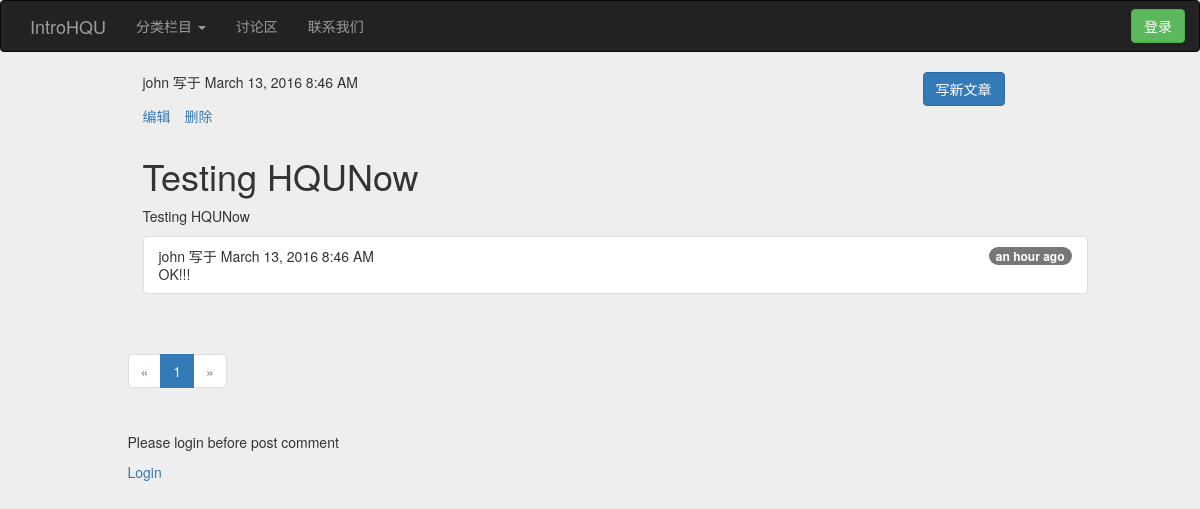
Page /show_passage?id=5 on the committed database.
### app/models.py (models this page shows, shortened)
class User(UserMixin, db.Model):
    __tablename__ = "users"
    id = db.Column(db.Integer, primary_key=True)
    email = db.Column(db.String(64), unique=True, index=True)
    username = db.Column(db.Unicode(64), unique=True, index=True)
    password_hash = db.Column(db.String(128))
    admin_permission = db.Column(db.Boolean, default=False)
    confirmed = db.Column(db.Boolean, default=False)
    passages = db.relationship("Passage", backref="author", lazy="dynamic")
    comments = db.relationship("Comment", backref="author", lazy="dynamic")
    @property
    def password(self, password):
        raise AttributeError("password is not a readable attribute")

class Passage(db.Model):
    __tablename__ = "passages"
    id = db.Column(db.Integer, primary_key=True)
    title = db.Column(db.UnicodeText)
    body = db.Column(db.UnicodeText)
    body_html = db.Column(db.UnicodeText)
    timestamp = db.Column(db.DateTime, index=True, default=datetime.utcnow)
    author_id = db.Column(db.Integer, db.ForeignKey("users.id"))
    passage_type = db.Column(db.Integer, db.ForeignKey("passagetypes.id"))
    comments = db.relationship("Comment", backref="passage", lazy="dynamic")

class Comment(db.Model):
    __tablename__ = "comments"
    id = db.Column(db.Integer, primary_key=True)
    body = db.Column(db.UnicodeText)
    body_html = db.Column(db.UnicodeText)
    timestamp = db.Column(db.DateTime, index=True, default=datetime.utcnow)
    author_id = db.Column(db.Integer, db.ForeignKey("users.id"))
    passage_id = db.Column(db.Integer, db.ForeignKey("passages.id"))

### app/main/views.py (the view, shortened to what this page needs)
@main.route("/show_passage", methods=["GET", "POST"])
def show_passage():
    passage_id = request.args.get("id")
    passage = Passage.query.get_or_404(int(passage_id))
    form = CommentForm()
    page = request.args.get("page", 1, type=int)
    pagination = passage.comments.order_by(Comment.timestamp.desc()).paginate(
                     page,
                     per_page=current_app.config["INTROHQU_COMMENTS_PER_PAGE"],
                     error_out=False
                 )
    comments = pagination.items
    return render_template(
               "main/show_passage.html",
                passage=passage,
                form=form,
                comments=comments,
                pagination=pagination
           )

### app/auth/views.py (called while the page is built)
@auth.before_app_request
def before_request():
    if current_user.is_authenticated \
            and not current_user.confirmed \
            and request.endpoint[:5] != "auth." \
            and request.endpoint != "static":
        return redirect(url_for("auth.unconfirmed"))

### app/templates/main/show_passage.html (shortened to what this page needs)
{% extends "base.html" %}
{% import "_macros.html" as macros %}
{% block content %}
<div class="container">
    <div class="row">
        <div class="col-md-offset-1 col-md-6">
            <p>{{ passage.author.username }} 写于 {{ moment(passage.timestamp).format("LLL") }}</p>
        </div>
        <div class="col-md-offset-2 col-md-2">
            <a class="btn btn-primary" href="{{ url_for("editor.edit_passage") }}">写新文章</a>
        </div>
    </div>
    <div class="row">
        <div class="col-md-offset-1 col-md-10">
            <ul class="list-inline">
                <li><a href="{{ url_for("editor.review_passage", id=passage.id) }}">编辑</a></li>
                <li><a href="{{ url_for("editor.delete_passage", id=passage.id) }}">删除</a></li>
            </ul>
        </div>
    </div>
    <div class="row">
        <div class="col-md-offset-1 col-md-10">
            <h1>{{ passage.title }}</h1>
        </div>
    </div>
    <div class="row">
        <div class="col-md-offset-1 col-md-10">
            {{ passage.body_html | safe }}
        </div>
    </div>
    {% if comments %}
    <div class="row">
        <div class="col-md-offset-1 col-md-10">
            <ul class="list-group">
                {% for comment in comments %}
                <li class="list-group-item">
                    <span class="badge">{{ moment(comment.timestamp).fromNow() }}</span>
                    <p class="list-group-item-text">{{ comment.author.username }} 写于 {{ moment(comment.timestamp).format("LLL") }}</p>
                    <p class="list-group-item-text">{{ comment.body }}
                </li>
                {% endfor %}
            </div>
        </div>
    </div>
    <div class="row">
        <div class="col-md-offset-1 col-md-10">
            <div class="pagination">
                {{ macros.pagination_widget(pagination, "main.show_passage") }}
            </div>
        </div>
    </div>
    {% endif %}
    <div class="row">
        <div class="col-md-offset-1 col-md-10">
            {% if current_user.is_authenticated %}
            <form action="" method="post" name="comment">
                {{ form.hidden_tag() }}
                <label for="input_comment">Posted Comment</label>
                {{ form.body(class_="form-control", type="text") }}
                <div class="form-group">
                    <button type="submit" class="btn btn-default">Post</button>
                </div>
            </form>
            {% else %}
            <p>Please login before post comment</p>
            <a href="{{ url_for("auth.login") }}">Login</a>
            {% endif %}
        </div>
    </div>
</div>
{% endblock %}

### app/static/custom/main.css (style rules this page uses)
body { background-color: #eee; }

### rows in the picture
User: author.username "john"
Passage: timestamp "March 13, 2016 8:46 AM", title "Testing HQUNow", body_html "Testing HQUNow"
Comment: timestamp "an hour ago", author.username "john", timestamp "March 13, 2016 8:46 AM", body "OK!!!"

### other values in the picture
{{ p }} "1"
